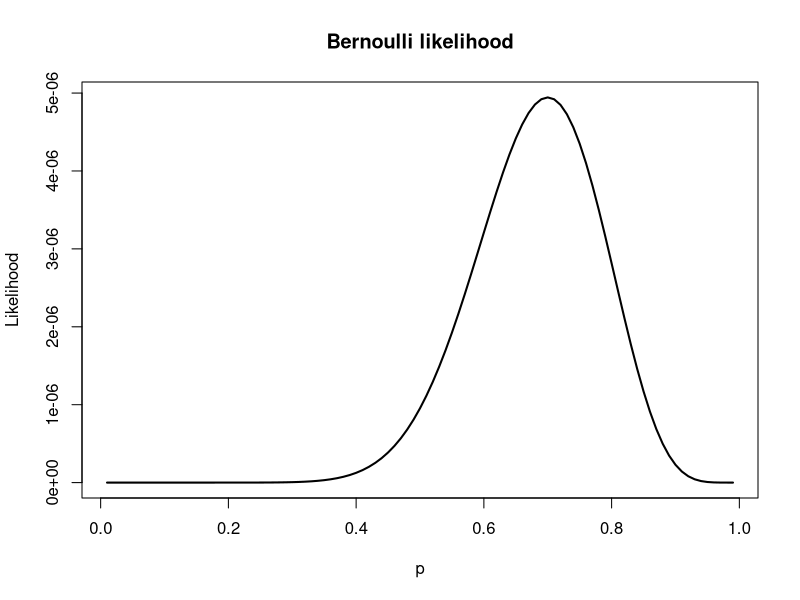
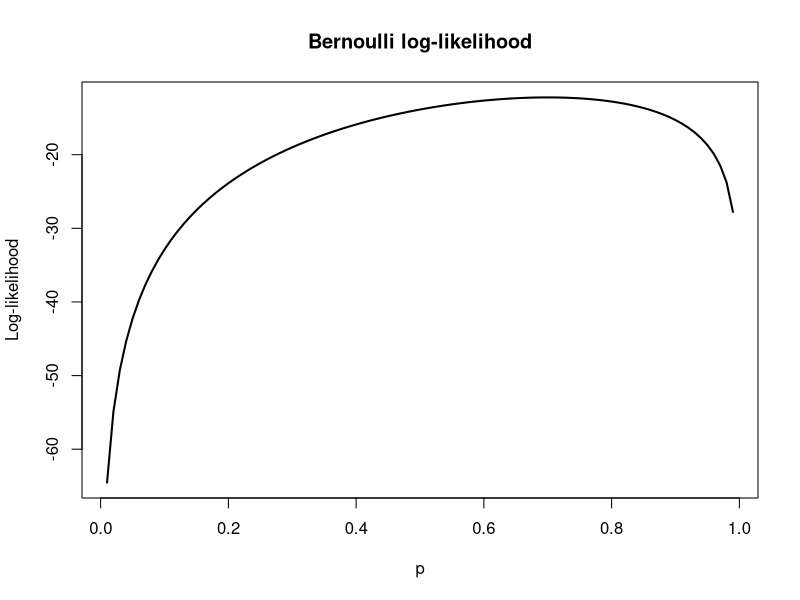
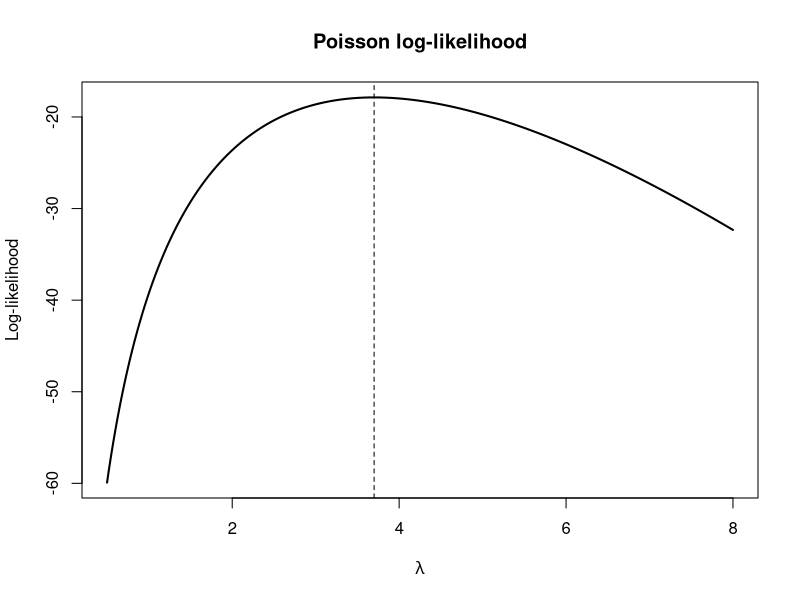

Here is the R script that generated these plots, in order:
## ---- chunk 1
knitr::opts_chunk$set(
  echo = TRUE,
  message = FALSE,
  warning = FALSE,
  comment = "",
  collapse = TRUE,
  fig.align = "center",
  fig.width = 6.5,
  fig.height = 4,
  fig.retina = 2
)
## ---- chunk 2
p <- seq(0.01, 0.99, by = 0.01)  # candidate success probabilities to evaluate
x <- 14  # observed number of defective panels
n <- 20  # total number of panels inspected

lik <- p^x * (1 - p)^(n - x)  # Bernoulli likelihood for each candidate p
loglik <- x * log(p) + (n - x) * log(1 - p)  # corresponding log-likelihood

plot(p, lik, type = "l", lwd = 2,  # plot the likelihood curve
     xlab = "p", ylab = "Likelihood",  # label the x and y axes
     main = "Bernoulli likelihood")  # add a title
plot(p, loglik, type = "l", lwd = 2,  # plot the log-likelihood curve
     xlab = "p", ylab = "Log-likelihood",  # label the x and y axes
     main = "Bernoulli log-likelihood")  # add a title
## ---- chunk 3
# Hourly mobile-order counts observed over 10 hours
orders <- c(2, 3, 5, 4, 3, 6, 2, 4, 5, 3)
## ---- chunk 4
lambda_values <- c(3.0, 3.7, 4.0, 5.0)  # candidate rate values to compare
n_orders <- length(orders)  # number of hourly observations
loglik_values <- -n_orders * lambda_values + sum(orders) * log(lambda_values) -  # first two log-likelihood terms
  sum(lgamma(orders + 1))  # subtract the constant log-factorial term
knitr::kable(  # format the results as a table
  data.frame(lambda = lambda_values, loglik = loglik_values),  # combine rates and log-likelihoods
  col.names = c("$\\lambda$", "$\\ell(\\lambda)$"),  # use Greek symbols in the headers
  digits = 2,  # round values to two decimal places
  align = "rr"  # right-align both columns
)
## ---- chunk 5
orders <- c(2, 3, 5, 4, 3, 6, 2, 4, 5, 3)  # hourly mobile-order counts
n_orders <- length(orders)  # number of observations
lambda <- seq(0.5, 8, by = 0.01)  # grid of candidate rate values

loglik <- -n_orders * lambda + sum(orders) * log(lambda) -  # first two log-likelihood terms
  sum(lgamma(orders + 1))  # subtract the constant log-factorial term

plot(lambda, loglik, type = "l", lwd = 2,  # plot the log-likelihood curve
     xlab = expression(lambda), ylab = "Log-likelihood",  # label axes using lambda
     main = "Poisson log-likelihood")  # add a title
abline(v = mean(orders), lty = 2)  # mark the sample mean with a dashed line
## ---- chunk 6
x <- 14  # observed number of defective panels
n <- 20  # total number of panels inspected
p_values <- c(0.5, 0.6, 0.7, 0.8)  # candidate probabilities to compare
lik_values <- p_values^x * (1 - p_values)^(n - x)  # likelihood at each candidate
loglik_values <- x * log(p_values) + (n - x) * log(1 - p_values)  # log-likelihood at each candidate
format_sci <- function(z) {  # helper to format numbers in scientific notation
  exponent <- floor(log10(z))  # find the power of ten for each value
  mantissa <- z / 10^exponent  # compute the leading coefficient
  sprintf("$%.2f\\times 10^{%d}$", mantissa, exponent)  # build the LaTeX-style label
}
knitr::kable(  # format the results as a table
  data.frame(  # assemble the columns for the table
    p = p_values,  # candidate probabilities
    likelihood = format_sci(lik_values),  # likelihoods in scientific notation
    loglik = formatC(loglik_values, format = "f", digits = 2)  # rounded log-likelihoods
  ),
  col.names = c("$p$", "$L(p)$", "$\\ell(p)$"),  # use mathematical headers
  align = "rrr"  # right-align all three columns
)
